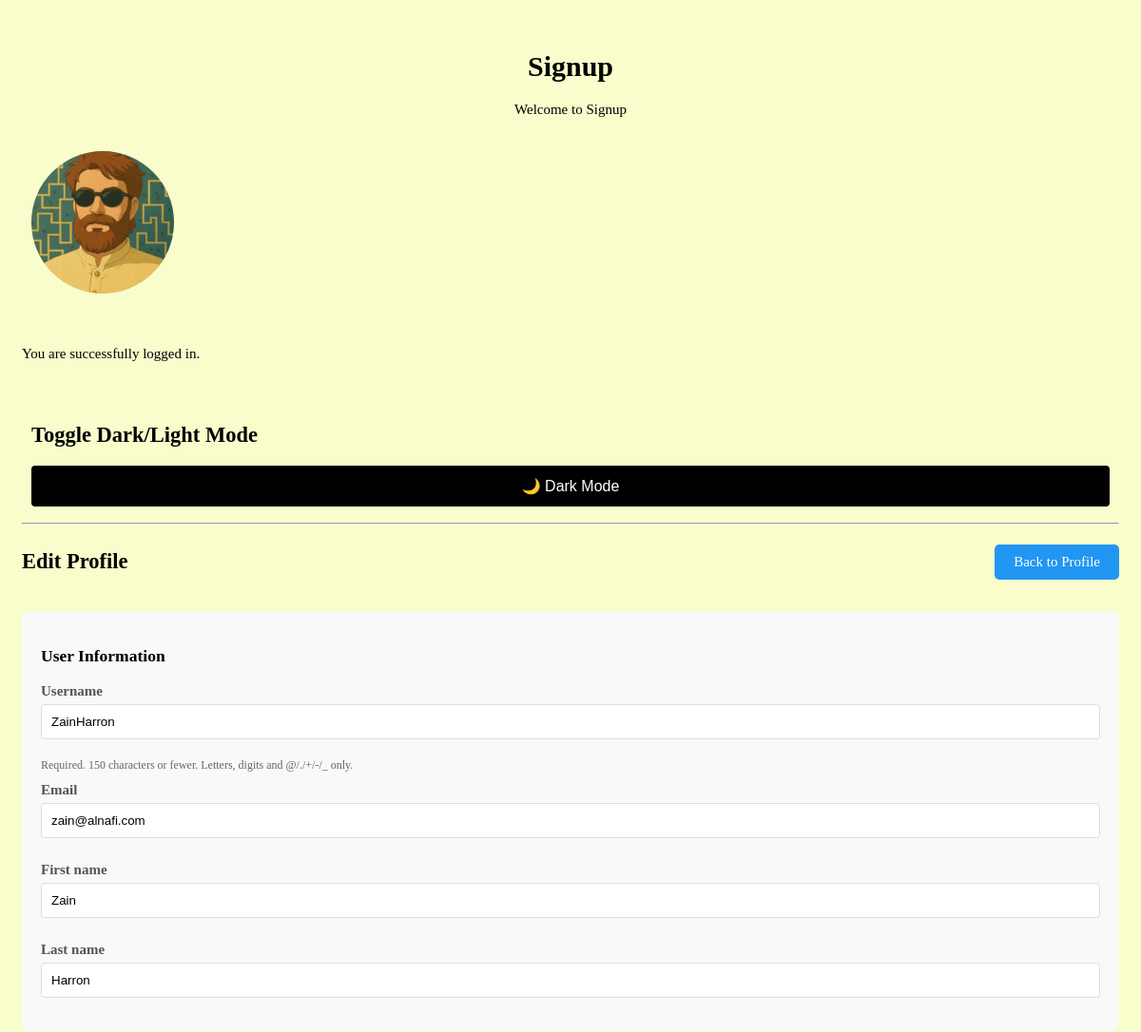
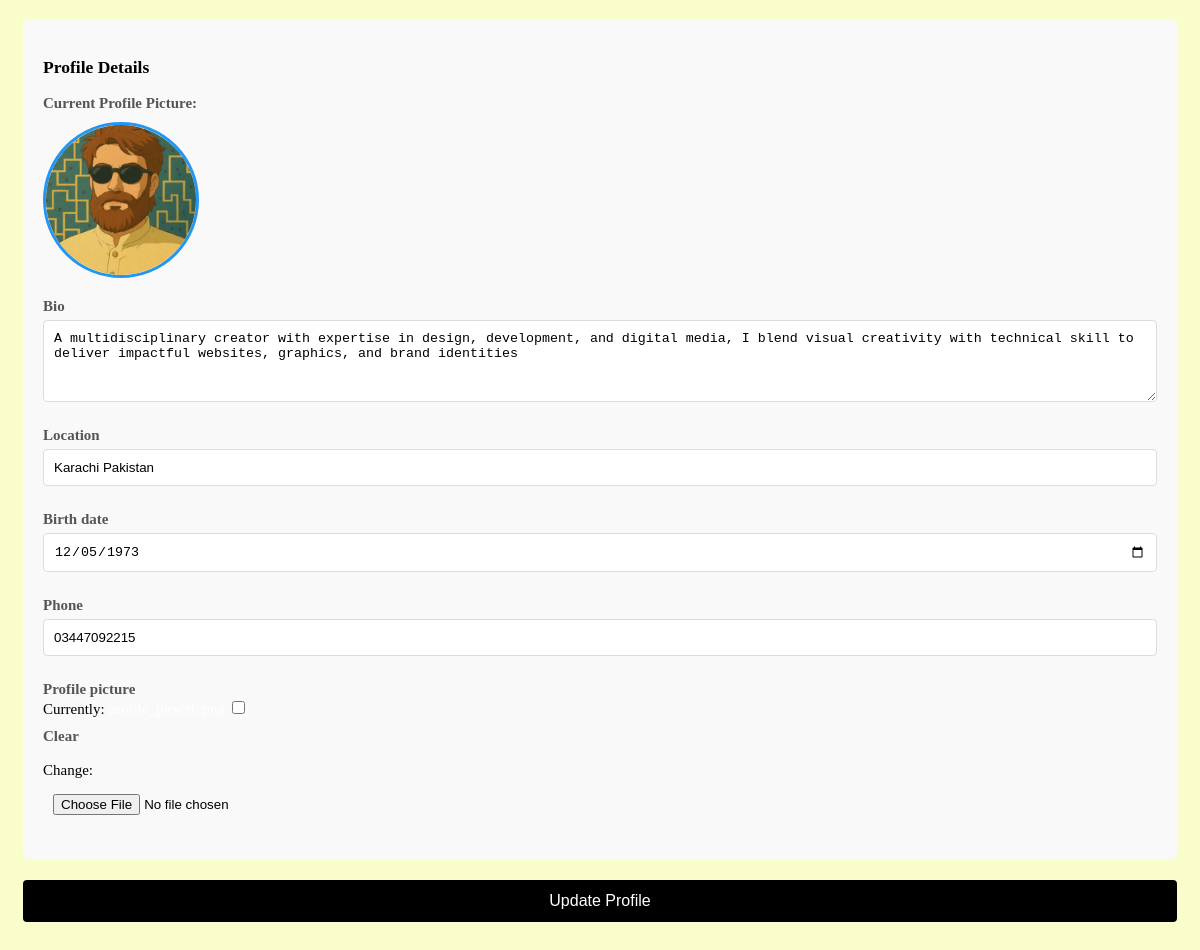
The app's page /profile/edit/ (signed in) with its own data (2 pictures, top to bottom).
### accounts/models.py (models this page shows, shortened)
class Profile(models.Model):
    user = models.OneToOneField(User, on_delete=models.CASCADE)
    bio = models.TextField(max_length=500, blank=True)
    location = models.CharField(max_length=100, blank=True)
    birth_date = models.DateField(null=True, blank=True)
    phone = models.CharField(max_length=20, blank=True)
    profile_picture = models.ImageField(default='default.jpg', upload_to='profile_pics', blank=True)

### accounts/views.py (the view)
# urls.py: path('profile/edit/', views.profile_edit, name='profile_edit'),
@login_required
def profile_edit(request):
    if request.method == 'POST':
        u_form = UserUpdateForm(request.POST, instance=request.user)
        p_form = ProfileUpdateForm(request.POST, request.FILES, instance=request.user.profile)
        if u_form.is_valid() and p_form.is_valid():
            u_form.save()
            p_form.save()
            messages.success(request, 'Your profile has been updated!')
            return redirect('profile')
    else:
        u_form = UserUpdateForm(instance=request.user)
        p_form = ProfileUpdateForm(instance=request.user.profile)
    context = {
        'u_form': u_form,
        'p_form': p_form
    }
    return render(request, 'accounts/profile_edit.html', context)

### accounts/forms.py
class UserUpdateForm(forms.ModelForm):
    email = forms.EmailField()
    class Meta:
        model = User
        fields = ['username', 'email', 'first_name', 'last_name']

class ProfileUpdateForm(forms.ModelForm):
    class Meta:
        model = Profile
        fields = ['bio', 'location', 'birth_date', 'phone', 'profile_picture']
        widgets = {
            'birth_date': forms.DateInput(attrs={'type': 'date'}),
            'bio': forms.Textarea(attrs={'rows': 4}),
        }

### accounts/templates/accounts/profile_edit.html (shortened to what this page needs)
{% extends 'accounts/base.html' %}
{% block content %}
    <div class="header">
        <h2>Edit Profile</h2>
        <a href="{% url 'profile' %}" class="btn-back">Back to Profile</a>
    </div>
    <form method="post" enctype="multipart/form-data">
        <div class="form-section">
            <h3>User Information</h3>
            {% for field in u_form %}
                <div class="form-group">
                    <label for="{{ field.id_for_label }}">{{ field.label }}</label>
                    {{ field }}
                    {% if field.help_text %}
                        <span class="helptext">{{ field.help_text }}</span>
                    {% endif %}
                </div>
            {% endfor %}
        </div>
        <div class="form-section">
            <h3>Profile Details</h3>
            <div class="form-group">
                <label>Current Profile Picture:</label>
                <img src="{{ user.profile.profile_picture.url }}" alt="Current Profile Picture" class="current-image">
            </div>
            {% for field in p_form %}
                <div class="form-group">
                    <label for="{{ field.id_for_label }}">{{ field.label }}</label>
                    {{ field }}
                </div>
            {% endfor %}
        </div>
        <button type="submit">Update Profile</button>
    </form>
    {% endblock %}

### accounts/templates/accounts/base.html (shortened to what this page needs)
{% load static %}
<link rel="stylesheet" href="{% static 'css/style.css' %}">
</body>
</head>
<body>
    <div class="row-1 content-grid">
        <div class="grid-item-1 center-content">
            <h1>Signup</h1>
            <p>Welcome to Signup</p>
        </div>
    </div>
    <div class="row-6 content-grid">
        <div class="grid-item-1">   <img src="{{ user.profile.profile_picture.url }}" alt="Profile Picture" class="profile-img"> </div>
        <div class="grid-item-1">   </div>
        <div class="grid-item-1">  </div>
            <div class="profile-preview">
                <p>You are successfully logged in.</p>
        </div>
        </div>
        <div class="grid-item-1">
            <h2>Toggle Dark/Light Mode</h2>
            <button onclick="myFunction()">🌙 Dark Mode</button>
        </div>
<hr>
<div>
    {% block content %}
    {% endblock %}
</div>
</body>
</html>

### static/css/style.css (style rules this page uses)
body { padding: 15px; background-color: rgb(248, 253, 203); color: black; font-size: 15px; }
.content-grid { display: grid; gap: 10px; }
.grid-item-1 { padding:10px; text-align: left; }
.row-1, .row-2, .row-3, .row-4 { display: grid; }
@media screen and (min-width: 768px) { .row-1 { grid-template-columns: 1fr; } }
@media screen and (min-width: 768px) { .row-6 { grid-template-columns: 1fr 3fr 1fr; } }
input[type="text"], input[type="email"], input[type="date"], input[type="tel"], textarea, select { width: 100%; padding: 10px; margin: 5px 0 15px 0; border: 1px solid #ddd; border-radius: 4px; box-sizing: border-box; }
input[type="file"] { width: 100%; padding: 10px; margin: 5px 0 15px 0; }
button { width: 100%; padding: 12px; background:#000000; color: white; border: none; cursor: pointer; border-radius: 4px; font-size: 16px; }
.btn-back { padding: 10px 20px; background: #2196F3; color: white; text-decoration: none; border-radius: 5px; }
a { text-decoration: none; color: white; }
label { font-weight: bold; color: #555; display: block; margin-top: 10px; }
.form-section { background: #f9f9f9; padding: 20px; border-radius: 8px; margin-bottom: 20px; }
.current-image { width: 150px; height: 150px; border-radius: 50%; object-fit: cover; margin: 10px 0; border: 3px solid #2196F3; }
.helptext { font-size: 12px; color: #666; display: block; margin-top: 5px; }
.center-content { text-align: center; }
.header { display: flex; justify-content: space-between; align-items: center; margin-bottom: 20px; }
.profile-preview { display: flex; align-items: center; gap: 15px; margin: 20px 0; }
.profile-img { width: 150px; height: 150px; border-radius: 50%; object-fit: cover; }

### records on screen
Profile: p_form "A multidisciplinary creator with expertise in design, development, and digital media, I blend visual creativity with technical skill to deliver impactful websites, graphics, and brand identities" "Karachi Pakistan" "12/05/1973" "03447092215"

### other values on screen
{{ field.label }} "Username" "Email" "First name" "Last name"
{{ field.help_text }} "Required. 150 characters or fewer. Letters, digits and @/./+/-/_ only."
{{ field.label }} "Bio" "Location" "Birth date" "Phone" "Profile picture"
